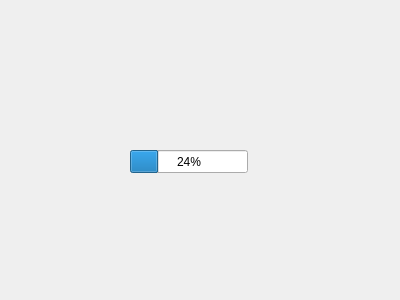
<?xml version="1.0" encoding="UTF-8"?>
<ui version="4.0">
 <class>FileProcessDialog</class>
 <widget class="QDialog" name="FileProcessDialog">
  <property name="geometry">
   <rect>
    <x>0</x>
    <y>0</y>
    <width>400</width>
    <height>300</height>
   </rect>
  </property>
  <property name="windowTitle">
   <string>Dialog</string>
  </property>
  <widget class="QProgressBar" name="file_processbar">
   <property name="geometry">
    <rect>
     <x>130</x>
     <y>150</y>
     <width>118</width>
     <height>23</height>
    </rect>
   </property>
   <property name="value">
    <number>24</number>
   </property>
  </widget>
 </widget>
 <resources/>
 <connections/>
</ui>
